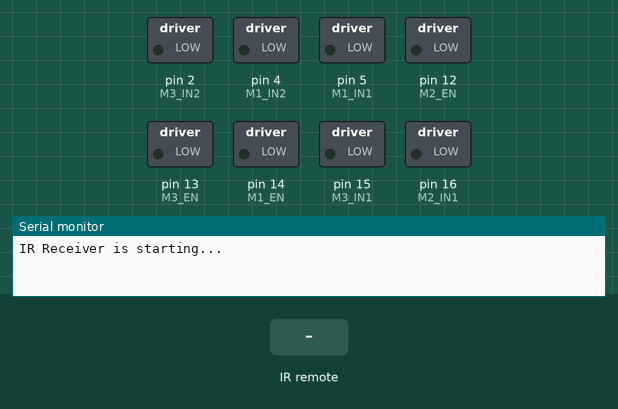
This sketch was run on a simulated Arduino Uno, built with avr-gcc and run on an emulated ATmega328P. Shown: switched loads named in the sketch (green lamp = pin HIGH), the last lines printed to the serial monitor. Inputs (shaded band) come from the test bench. Pins used as bus, display or sensor lines are not drawn.

Above: at 1.2 s.
1.3 s: infrared code 0x18 received
At 2.3 s:
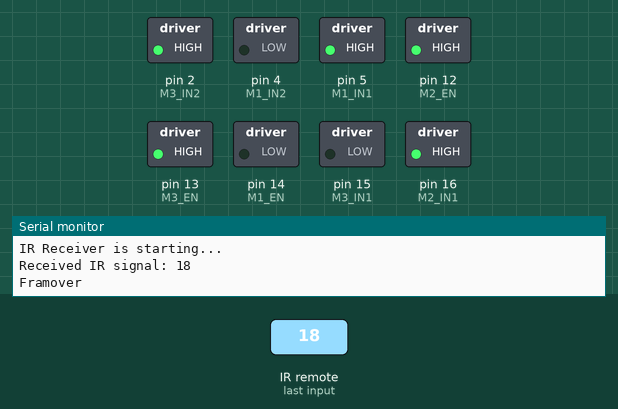
2.8 s: infrared code 0x52 received
At 3.4 s:
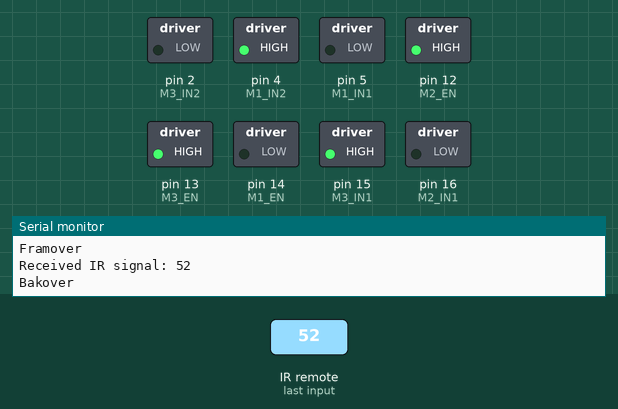
4.3 s: infrared code 0x8 received
At 5.5 s:
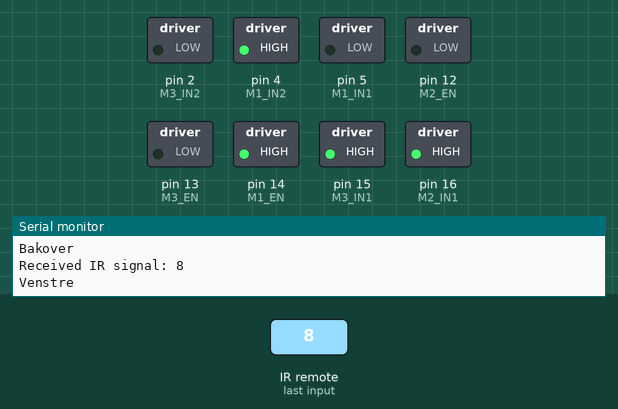
5.8 s: infrared code 0x5A received
At 6.9 s:
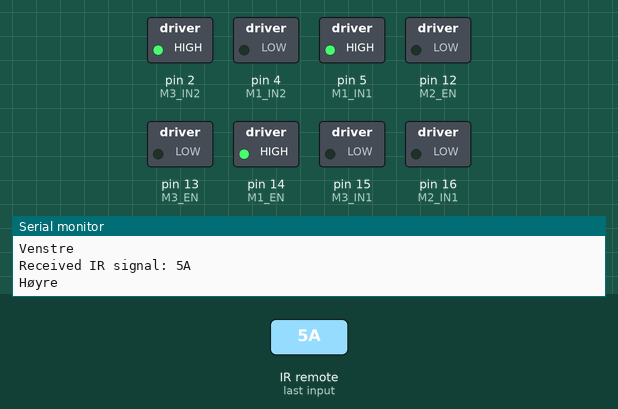
7.3 s: infrared code 0x1C received
At 8.0 s:
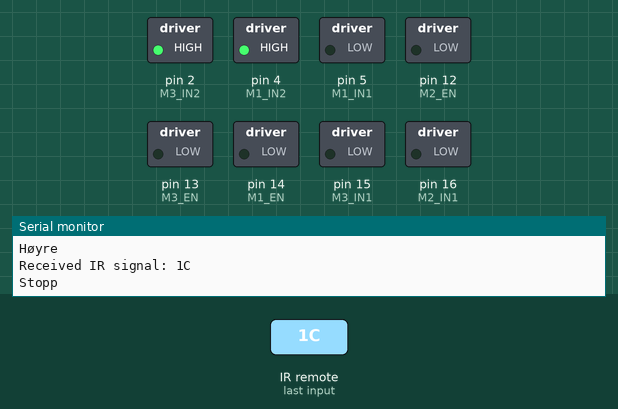
Timing chart, 0 to 9.8 s (numbered marks = the images above; inputs shaded):
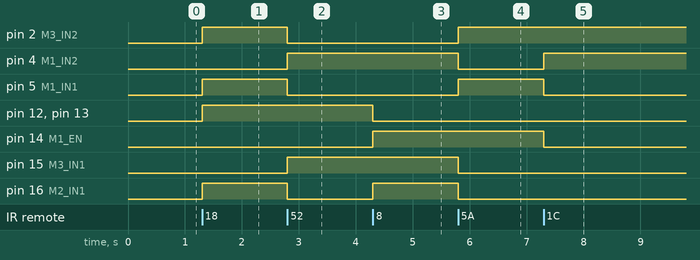

The sketch:

IRControl_test.ino
```cpp
#include <IRremote.h>

// Define the pin for the IR receiver
const int IR_RECEIVE_PIN = 10; // Adjust to match your setup

// ==================== PIN DEFINITIONS ====================
const int M1_IN1 = 5;
const int M1_IN2 = 4;
const int M1_EN = 14; // Must be PWM-capable pin for speed control

const int M2_IN1 = 16;
const int M2_IN2 = 0;
const int M2_EN = 12; // Must be PWM-capable pin for speed control

const int M3_IN1 = 15;
const int M3_IN2 = 2;
const int M3_EN = 13; // Must be PWM-capable pin for speed control

// ==================== INITIALIZATION ====================
void MotorControl_Init() {
  pinMode(M1_IN1, OUTPUT);
  pinMode(M1_IN2, OUTPUT);
  pinMode(M1_EN, OUTPUT);

  pinMode(M2_IN1, OUTPUT);
  pinMode(M2_IN2, OUTPUT);
  pinMode(M2_EN, OUTPUT);

  pinMode(M3_IN1, OUTPUT);
  pinMode(M3_IN2, OUTPUT);
  pinMode(M3_EN, OUTPUT);

  // If you have special setup for your driver (like setting up brake pins),
  // do it here.
}

// ==================== MOTOR 1 FUNCTIONS ====================
void M1_Forward() {
  digitalWrite(M1_IN1, LOW);
  digitalWrite(M1_IN2, HIGH);
}

void M1_Backward() {
  digitalWrite(M1_IN1, HIGH);
  digitalWrite(M1_IN2, LOW);
}

void M1_Stop() {
  digitalWrite(M1_IN1, LOW);
  digitalWrite(M1_IN2, LOW);
  analogWrite(M1_EN, 0);
}

void M1_SetSpeed(int speedVal) {
  speedVal = constrain(speedVal, 0, 255);
  analogWrite(M1_EN, speedVal);
}

// ==================== MOTOR 2 FUNCTIONS ====================
void M2_Forward() {
  digitalWrite(M2_IN1, LOW);
  digitalWrite(M2_IN2, HIGH);
}

void M2_Backward() {
  digitalWrite(M2_IN1, HIGH);
  digitalWrite(M2_IN2, LOW);
}

void M2_Stop() {
  digitalWrite(M2_IN1, LOW);
  digitalWrite(M2_IN2, LOW);
  analogWrite(M2_EN, 0);
}

void M2_SetSpeed(int speedVal) {
  speedVal = constrain(speedVal, 0, 255);
  analogWrite(M2_EN, speedVal);
}

// ==================== MOTOR 3 FUNCTIONS ====================
void M3_Forward() {
  digitalWrite(M3_IN1, LOW);
  digitalWrite(M3_IN2, HIGH);
}

void M3_Backward() {
  digitalWrite(M3_IN1, HIGH);
  digitalWrite(M3_IN2, LOW);
}

void M3_Stop() {
  digitalWrite(M3_IN1, LOW);
  digitalWrite(M3_IN2, LOW);
  analogWrite(M3_EN, 0);
}

void M3_SetSpeed(int speedVal) {
  speedVal = constrain(speedVal, 0, 255);
  analogWrite(M3_EN, speedVal);
}

// Hjulene står plassert med 120° mellom seg.
// Oppsettet avhenger av hvordan du faktisk har montert hjulene.
// La oss si hjul 1 står i vinkel 0°, hjul 2 = 120°, hjul 3 = 240°:
const float WHEEL_ANGLE_1 = 90.0;
const float WHEEL_ANGLE_2 = 210.0;
const float WHEEL_ANGLE_3 = 330.0;

/**************************************************************
 * KiwiDrive()
 *   vx, vy: Desired velocity components (e.g. -1.0..+1.0)
 *   maxPWM: Maximum PWM value (0..255)
 **************************************************************/
void KiwiDrive(float vx, float vy, float maxPWM) {
  // Convert degrees -> radians
  float rad1 = radians(WHEEL_ANGLE_1);
  float rad2 = radians(WHEEL_ANGLE_2);
  float rad3 = radians(WHEEL_ANGLE_3);

  // Calculate raw wheel speeds (could be negative or positive)
  float w1 = -sin(rad1) * vx + cos(rad1) * vy;
  float w2 = -sin(rad2) * vx + cos(rad2) * vy;
  float w3 = -sin(rad3) * vx + cos(rad3) * vy;

  // Find max absolute value for normalization
  float maxVal = max(max(abs(w1), abs(w2)), abs(w3));

  // If maxVal is near zero, everything goes to zero => robot stands still
  if (maxVal < 0.0001) {
    w1 = 0;
    w2 = 0;
    w3 = 0;
  } else {
    // Normalize so that the largest magnitude becomes 1
    w1 /= maxVal;
    w2 /= maxVal;
    w3 /= maxVal;
  }

  // Scale to the desired maxPWM range
  w1 *= maxPWM;
  w2 *= maxPWM;
  w3 *= maxPWM;

  // -----------------------------------------------------------------------
  // Motor 1
  int pwm1 = (int)abs(w1);
  bool m1Forward = (w1 >= 0.0);
  if (m1Forward) {
    M1_Forward();
    M1_SetSpeed(pwm1);
  } else {
    M1_Backward();
    M1_SetSpeed(pwm1);
  }

  // Motor 2
  int pwm2 = (int)abs(w2);
  bool m2Forward = (w2 >= 0.0);
  if (m2Forward) {
    M2_Forward();
    M2_SetSpeed(pwm2);
  } else {
    M2_Backward();
    M2_SetSpeed(pwm2);
  }

  // Motor 3
  int pwm3 = (int)abs(w3);
  bool m3Forward = (w3 >= 0.0);
  if (m3Forward) {
    M3_Forward();
    M3_SetSpeed(pwm3);
  } else {
    M3_Backward();
    M3_SetSpeed(pwm3);
  }
}

void setup() {
  Serial.begin(115200);
  Serial.println("IR Receiver is starting...");

  IrReceiver.begin(IR_RECEIVE_PIN, ENABLE_LED_FEEDBACK); // Start the receiver
  MotorControl_Init();
}

void loop() {
  if (IrReceiver.decode()) {
    Serial.print("Received IR signal: ");
    Serial.println(IrReceiver.decodedIRData.command, HEX);

    switch (IrReceiver.decodedIRData.command) {
      case 0x18:
        Serial.println("Framover");
        KiwiDrive(0.0, 1.0, 255); // Fremover
        break;
      case 0x52:
        Serial.println("Bakover");
        KiwiDrive(0.0, -1.0, 255); // Bakover
        break;
      case 0x8:
        Serial.println("Venstre");
        KiwiDrive(-1.0, 0.0, 255); // Venstre
        break;
      case 0x5A:
        Serial.println("Høyre");
        KiwiDrive(1.0, 0.0, 255); // Høyre
        break;
      case 0x1C:
        Serial.println("Stopp");
        KiwiDrive(0.0, 0.0, 0); // Stopp
        break;
      default:
        Serial.println("Unknown command");
        break;
    }

    IrReceiver.resume();
  }
}
```

Measured:
- after the input at 1.3 s, pin 2 (M3_IN2), pin 5 (M1_IN1), pin 12 (M2_EN), pin 13 (M3_EN), pin 16 (M2_IN1): LOW → HIGH at once
- after the input at 2.8 s, pin 2 (M3_IN2), pin 5 (M1_IN1), pin 16 (M2_IN1): HIGH → LOW at once; pin 4 (M1_IN2), pin 15 (M3_IN1): LOW → HIGH at once
- after the input at 4.3 s, pin 12 (M2_EN), pin 13 (M3_EN): HIGH → LOW at once; pin 14 (M1_EN), pin 16 (M2_IN1): LOW → HIGH at once
- after the input at 5.8 s, pin 2 (M3_IN2), pin 5 (M1_IN1): LOW → HIGH at once; pin 4 (M1_IN2), pin 15 (M3_IN1), pin 16 (M2_IN1): HIGH → LOW at once
- after the input at 7.3 s, pin 4 (M1_IN2): LOW → HIGH at once; pin 5 (M1_IN1), pin 14 (M1_EN): HIGH → LOW at once
